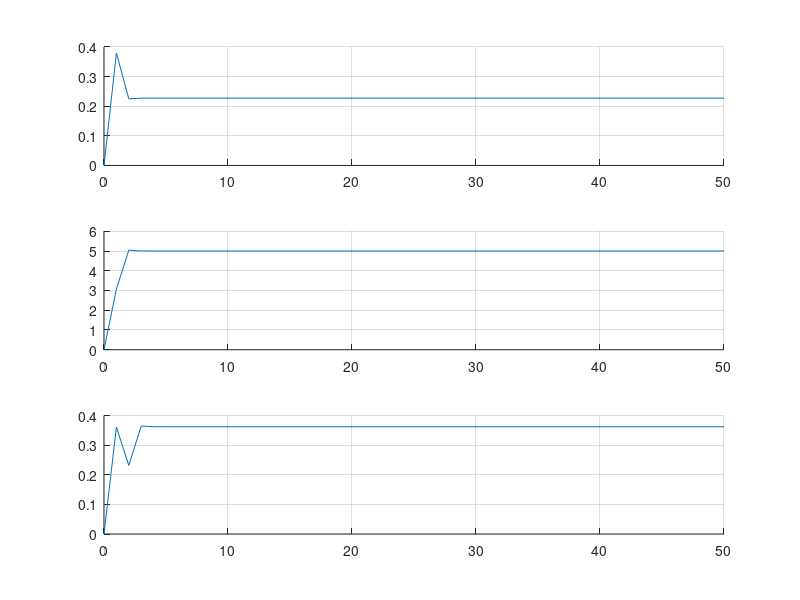

The MATLAB source for this figure:
clc;
clear;
close all;

% Electrical Parameters 
Rc = 0.33;
Rl = 1.6;
Ron = 0.05;
Ro = 22;
C = 56e-6;
L = 10e-3;
Vin = 15;
Vj = 0.1;

% Sampling period
Ts = 1e-3;

% Computing the equilibrium point
x2_eq = 5;
x1_eq = x2_eq/Ro;
x_eq = [x1_eq;x2_eq];
u_eq = (Ro*Vj + Rl*x2_eq + Ro*x2_eq)/(Ro*Vin + Ro*Vj - Ron*x2_eq);

% Creating the state space model
a11 = -(Rl+Ron*u_eq)/L;
a12 = -1/L;
a21 = (-Rc*Ro*Rl*C+Ro*L-Rc*Ro*Ron*C*u_eq)/((Rc+Ro)*L*C);
a22 = -(Rc*Ro*C+L)/((Rc+Ro)*L*C);
b1 = (Vin+Vj-Ron*x1_eq)/L;
b2 = (Rc*Ro*(Vin+Vj-Ron*x1_eq))/((Rc+Ro)*L);

A = [a11 a12; a21 a22];
B = [b1;b2];
C = [0 1];

if det([C;C*A]) ~= 0 && det([B A*B]) ~= 0
    disp("Observable and controllable");
end

nx = size(B,1);
nu = size(B,2);
ny = size(C,1);

ss_c = ss(A,B,C,0);
ss_d = c2d(ss_c,Ts);

Q = [100 0; 0 1];
R = 1*eye(nu);
K_continuous = lqr(ss_c.A,ss_c.B,Q,R);
K_continuous = -K_continuous
K_discrete = dlqr(ss_d.A,ss_d.B,Q,R);
K_discrete = -K_discrete;

%% Simulation

ref = 5;
x0 = [0;0];

t = 0:50;

x_hist = zeros(nx,length(t));
x_hist(:,1) = x0;

u_hist = zeros(1,length(t)-1);

for i=1:length(t)-1
    u_hist(:,i) = K_discrete*(x_hist(:,i)-x_eq) + u_eq;
    x_hist(:,i+1) = x_eq + ss_d.A * (x_hist(:,i)-x_eq) + ss_d.B * (u_hist(:,i)-u_eq);
end


figure;
subplot(3,1,1);
grid on; hold on;
plot(t, x_hist(1,:));
grid on;

subplot(3,1,2);
grid on; hold on;
plot(t, x_hist(2,:));
grid on;

subplot(3,1,3);
grid on; hold on;
plot(t, [0 u_hist]);
grid on;



